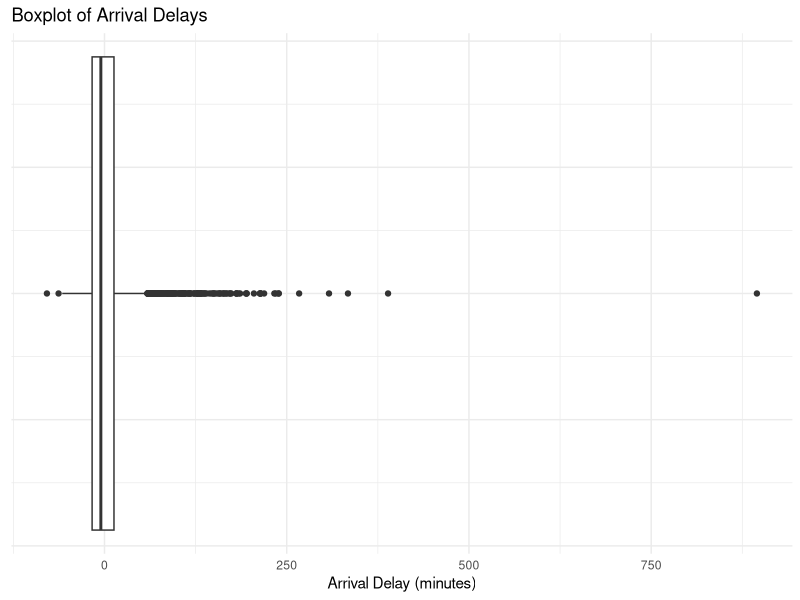
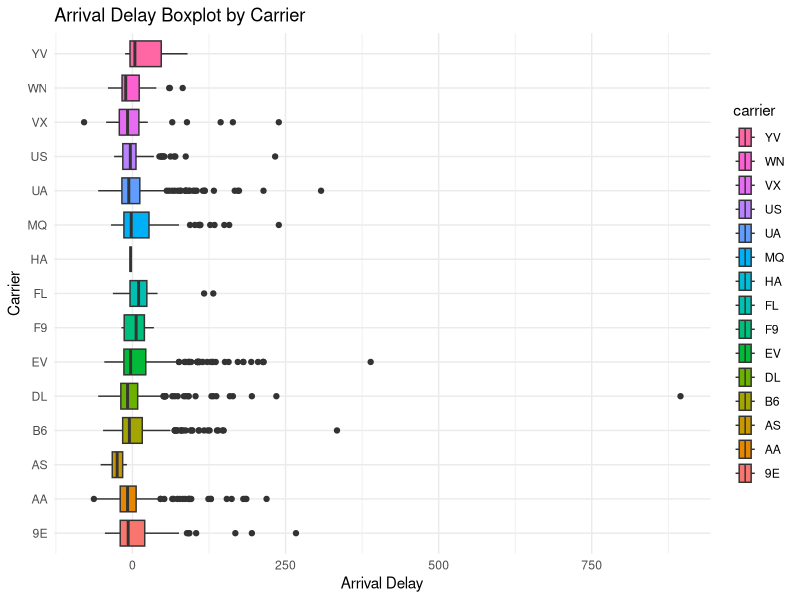

Generate these figures, in order, with R:
## ---- chunk 1
#| message: false
#| warning: false

library(tidyverse)
## ---- chunk 2
# Read in the data from the nycflights_sample csv file into the variable flights_sample
flights_sample <- read.csv('nycflights_sample.csv')
## ---- chunk 3
str(flights_sample)
## ---- chunk 4
library(ggplot2)

ggplot(data = flights_sample, aes(x = arr_delay)) +
  geom_boxplot() +
  labs(
    title = "Boxplot of Arrival Delays",
    x = "Arrival Delay (minutes)"
  ) +
  theme_minimal() +
  theme(
    axis.text.y = element_blank(),   # Remove x-axis text
    axis.ticks.y = element_blank()   # Remove x-axis ticks
  )

## ---- chunk 5
# Q1 and Q3
Q1 <- as.numeric(quantile(flights_sample$arr_delay, probs = 0.25))
Q3 <- as.numeric(quantile(flights_sample$arr_delay, probs = 0.75))

# Your code here to compute the IQR

IQR <- Q3 - Q1

# Compute the upper and lower Thresholds

Upper <- Q3 + 1.5 * IQR 
Lower <- Q1 - 1.5 * IQR

# Compute the median 

Median <- median(flights_sample$arr_delay)

# Print the IQR, LT, UT and median

library(glue)

summary_string <- glue(
  "IQR: {round(IQR, 2)} | ",
  "Lower: {round(Lower, 2)} | ",
  "Upper: {round(Upper, 2)} | ",
  "Median: {round(Median, 2)}"
)

print(summary_string)

## ---- chunk 6
ggplot(flights_sample, aes(x=arr_delay, y = carrier, fill = carrier)) + 
  geom_boxplot() + 
  labs(title = 'Arrival Delay Boxplot by Carrier', x = 'Arrival Delay', y = 'Carrier') + 
  theme_minimal() + 
  guides(fill = guide_legend(reverse = TRUE))
## ---- chunk 7
sd(flights_sample$arr_delay)
## ---- chunk 8
# Your code here
function_name <- function(parameter1, parameter2){ 
  # Do something with the parameters 
  c <- parameter1 + parameter2 # example calculation 
  return(c) # send the result back 
  }
## ---- chunk 9
# Example: Adding 5 to each element of a vector
numbers <- c(2, 4, 6, 8)

# Vectorized operation: add 5 to every element
new_numbers <- numbers + 5

# Display the result
new_numbers

## ---- chunk 10
pop_sd <- function(x){
  N <- length(x)
  mean <- mean(x)
  val <- 0
  for (i in 1:N) {
    calc_val <- (x[i] - mean)^2
    val <- val + calc_val
  }
  sigma <- ((1/N) * val)^(1/2)
  return(sigma) # Change the 0 in return() to what should be returned from your function
}
## ---- chunk 11
pop_sd(flights_sample$arr_delay)
## ---- chunk 12
# Your code here
z_score <- function(x){
  mean <- mean(x)
  sd <- sd(x)
  z <- ((x-mean)/sd)
  
  return(z)
}

## ---- chunk 13
#  Create a new column called arr_delay_z_score with the mutate() function 
flights_sample %>%
  mutate(arr_delay_z_score = z_score(arr_delay)) ->
  flights_sample #save it back into the flights_sample variable

print(head(flights_sample))
## ---- chunk 14
# Run this code
sort_by(flights_sample, flights_sample$arr_delay_z_score, decreasing = TRUE)
